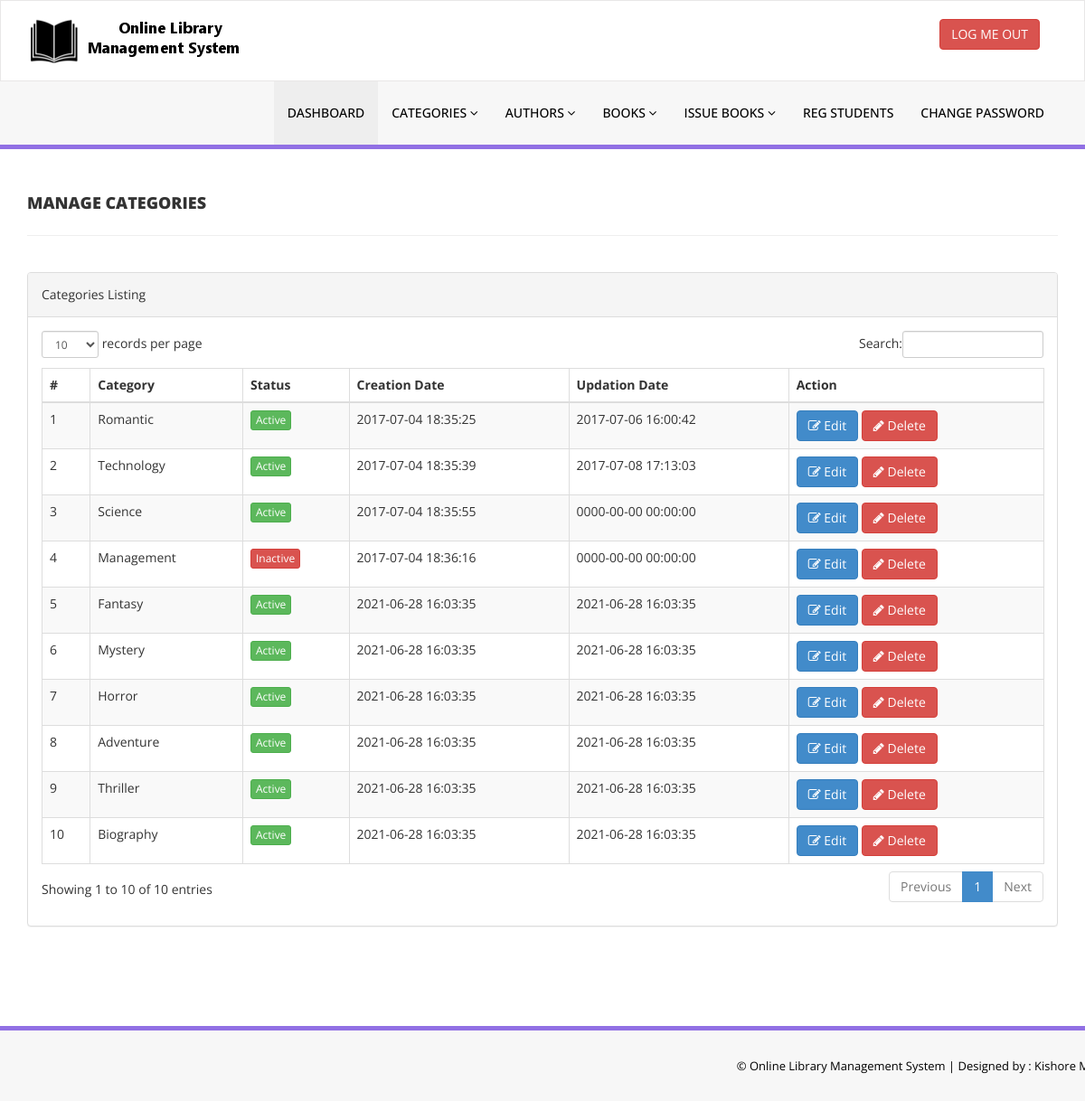
Page /library/admin/manage-categories.php (signed in) on the committed database.
### tables this page shows
CREATE TABLE `tblcategory` (
  `id` int(11) NOT NULL,
  `CategoryName` varchar(150) DEFAULT NULL,
  `Status` int(1) DEFAULT NULL,
  `CreationDate` timestamp NULL DEFAULT current_timestamp(),
  `UpdationDate` timestamp NULL DEFAULT '0000-00-00 00:00:00' ON UPDATE current_timestamp()
);

### library/admin/manage-categories.php (the view, shortened to what this page needs)
<?php
include('includes/config.php');
if(strlen($_SESSION['alogin'])==0)
    {
header('location:index.php');
}
else{
    ?>
<!DOCTYPE html>
<html xmlns="http://www.w3.org/1999/xhtml">
<head>
    <link href="assets/css/bootstrap.css" rel="stylesheet" />
    <link href="assets/css/font-awesome.css" rel="stylesheet" />
    <link href="assets/js/dataTables/dataTables.bootstrap.css" rel="stylesheet" />
    <link href="assets/css/style.css" rel="stylesheet" />
</head>
<body>
<?php include('includes/header.php');?>
    <div class="content-wrapper">
         <div class="container">
        <div class="row pad-botm">
            <div class="col-md-12">
                <h4 class="header-line">Manage Categories</h4>
    </div>
     <div class="row">
</div>
        </div>
            <div class="row">
                <div class="col-md-12">
                    <div class="panel panel-default">
                        <div class="panel-heading">
                           Categories Listing
                        </div>
                        <div class="panel-body">
                            <div class="table-responsive">
                                <table class="table table-striped table-bordered table-hover" id="dataTables-example">
                                    <thead>
                                        <tr>
                                            <th>#</th>
                                            <th>Category</th>
                                            <th>Status</th>
                                            <th>Creation Date</th>
                                            <th>Updation Date</th>
                                            <th>Action</th>
                                        </tr>
                                    </thead>
                                    <tbody>
<?php $sql = "SELECT * from  tblcategory";
$query = $dbh -> prepare($sql);
$query->execute();
$results=$query->fetchAll(PDO::FETCH_OBJ);
$cnt=1;
if($query->rowCount() > 0)
{
foreach($results as $result)
{               ?>
                                        <tr class="odd gradeX">
                                            <td class="center"><?php echo htmlentities($cnt);?></td>
                                            <td class="center"><?php echo htmlentities($result->CategoryName);?></td>
                                            <td class="center"><?php if($result->Status==1) {?>
                                            <a href="#" class="btn btn-success btn-xs">Active</a>
                                            <?php } else {?>
                                            <a href="#" class="btn btn-danger btn-xs">Inactive</a>
                                            <?php } ?></td>
                                            <td class="center"><?php echo htmlentities($result->CreationDate);?></td>
                                            <td class="center"><?php echo htmlentities($result->UpdationDate);?></td>
                                            <td class="center">
                                            <a href="edit-category.php?catid=<?php echo htmlentities($result->id);?>"><button class="btn btn-primary"><i class="fa fa-edit "></i> Edit</button>
                                          <a href="manage-categories.php?del=<?php echo htmlentities($result->id);?>" onclick="return confirm('Are you sure you want to delete?');"" >  <button class="btn btn-danger"><i class="fa fa-pencil"></i> Delete</button>
                                            </td>
                                        </tr>
 <?php $cnt=$cnt+1;}} ?>
                                    </tbody>
                                </table>
                            </div>
                        </div>
                    </div>
                </div>
            </div>
    </div>
    </div>
  <?php include('includes/footer.php');?>
</body>
</html>
<?php } ?>

### library/admin/includes/header.php (shortened to what this page needs)
<div class="navbar navbar-inverse set-radius-zero" >
        <div class="container">
            <div class="navbar-header">
                <a class="navbar-brand">
                    <img src="assets/img/logo.png" />
                </a>
            </div>
            <div class="right-div">
                <a href="logout.php" class="btn btn-danger pull-right">LOG ME OUT</a>
            </div>
        </div>
    </div>
    <section class="menu-section">
        <div class="container">
            <div class="row ">
                <div class="col-md-12">
                    <div class="navbar-collapse collapse ">
                        <ul id="menu-top" class="nav navbar-nav navbar-right">
                            <li><a href="dashboard.php" class="menu-top-active">DASHBOARD</a></li>
                            <li>
                                <a href="#" class="dropdown-toggle" id="ddlmenuItem" data-toggle="dropdown"> Categories <i class="fa fa-angle-down"></i></a>
                            </li>
                            <li>
                                <a href="#" class="dropdown-toggle" id="ddlmenuItem" data-toggle="dropdown"> Authors <i class="fa fa-angle-down"></i></a>
                            </li>
 <li>
                                <a href="#" class="dropdown-toggle" id="ddlmenuItem" data-toggle="dropdown"> Books <i class="fa fa-angle-down"></i></a>
                            </li>
                           <li>
                                <a href="#" class="dropdown-toggle" id="ddlmenuItem" data-toggle="dropdown"> Issue Books <i class="fa fa-angle-down"></i></a>
                            </li>
                             <li><a href="reg-students.php">Reg Students</a></li>
  <li><a href="change-password.php">Change Password</a></li>
                        </ul>
                    </div>
                </div>
            </div>
        </div>
    </section>

### library/admin/includes/footer.php
<section class="footer-section">
     <div class="container">
         <div class="row">
             <div class="col-md-12">
             &copy; Online Library Management System |<a href="https://" target="_blank"  > Designed by : Kishore M</a>
             </div>
         </div>
     </div>
 </section>

### library/admin/assets/css/style.css (style rules this page uses)
.set-radius-zero { border-radius:0px; -moz-border-radius:0px; -webkit-border-radius:0px; }
.content-wrapper { margin-top: 40px; min-height:800px; padding-bottom:90px; }
.header-line { font-weight:900; padding-bottom:25px; border-bottom:1px solid #eeeeee; text-transform:uppercase; }
.pad-botm { padding-bottom:30px; }
.right-div { float: right; padding: 20px; }
#menu-top a { color:#000; text-decoration:none; font-weight:500; padding: 25px 15px 25px 15px; text-transform:uppercase; }
.menu-section { background-color: #f7f7f7; border-bottom:5px solid #9170E4; width:100% }
.menu-top-active { background-color:#eeeeee; }
.navbar-inverse { background-color: #FFF; border-color: rgba(155, 153, 153, 0.23); }
.navbar { min-height: 90px; margin-bottom: 0px; }
.footer-section { padding:25px 50px 25px 50px; color:#000; font-size:13px; background-color: #f7f7f7; text-align:right; border-top:5px solid #9170E4; }
.footer-section a, .footer-section a:hover { color:#000; }

### rows in the picture
tblcategory: CategoryName "Romantic", Status "Active", CreationDate "2017-07-04 18:35:25", UpdationDate "2017-07-06 16:00:42"
tblcategory: CategoryName "Technology", Status "Active", CreationDate "2017-07-04 18:35:39", UpdationDate "2017-07-08 17:13:03"
tblcategory: CategoryName "Science", Status "Active", CreationDate "2017-07-04 18:35:55", UpdationDate "0000-00-00 00:00:00"
tblcategory: CategoryName "Management", Status "Inactive", CreationDate "2017-07-04 18:36:16", UpdationDate "0000-00-00 00:00:00"
tblcategory: CategoryName "Fantasy", Status "Active", CreationDate "2021-06-28 16:03:35", UpdationDate "2021-06-28 16:03:35"
tblcategory: CategoryName "Mystery", Status "Active", CreationDate "2021-06-28 16:03:35", UpdationDate "2021-06-28 16:03:35"
tblcategory: CategoryName "Horror", Status "Active", CreationDate "2021-06-28 16:03:35", UpdationDate "2021-06-28 16:03:35"
tblcategory: CategoryName "Adventure", Status "Active", CreationDate "2021-06-28 16:03:35", UpdationDate "2021-06-28 16:03:35"
tblcategory: CategoryName "Thriller", Status "Active", CreationDate "2021-06-28 16:03:35", UpdationDate "2021-06-28 16:03:35"
tblcategory: CategoryName "Biography", Status "Active", CreationDate "2021-06-28 16:03:35", UpdationDate "2021-06-28 16:03:35"
